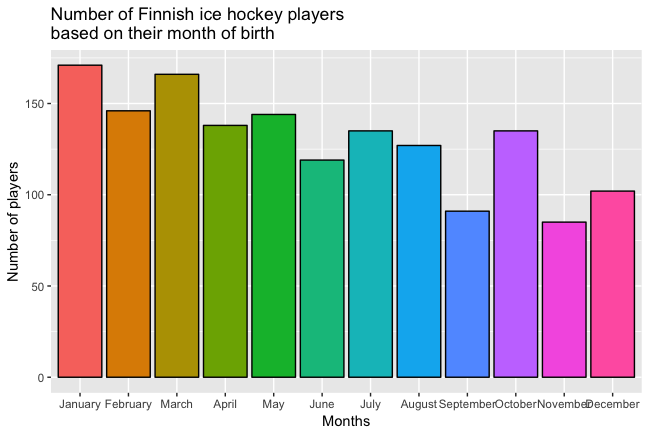

Source code (R):
setwd("C:/Users/Reina Borst/Desktop/UCU sem 4/Data Analysis for LAS/Group Project")
library(tidyverse)
library(plyr)

#Select only Canada in CLI
us2 <- read.csv('us_only2.csv')

#Make sure birth dates are recognised as dates
us_adapted <- us2 %>%
  mutate(
    dates = as.Date(birthDate),
    months = format(dates,'%m')
  )

us_adapted$months <- revalue(us_adapted$months, c("01"="1"))
us_adapted$months <- revalue(us_adapted$months, c("02"="2"))
us_adapted$months <- revalue(us_adapted$months, c("03"="3"))
us_adapted$months <- revalue(us_adapted$months, c("04"="4"))
us_adapted$months <- revalue(us_adapted$months, c("05"="5"))
us_adapted$months <- revalue(us_adapted$months, c("06"="6"))
us_adapted$months <- revalue(us_adapted$months, c("07"="7"))
us_adapted$months <- revalue(us_adapted$months, c("08"="8"))
us_adapted$months <- revalue(us_adapted$months, c("09"="9"))

us_adapted2 <- us_adapted %>%
  mutate(
    month_text = case_when(
      months == 1 ~ 'January',
      months == 2 ~ 'February',
      months == 3 ~ 'March',
      months == 4 ~ 'April',
      months == 5 ~ 'May',
      months == 6 ~ 'June',
      months == 7 ~ 'July',
      months == 8 ~ 'August',
      months == 9 ~ 'September',
      months == 10 ~ 'October',
      months == 11 ~ 'November',
      months == 12 ~ 'December'
    )
  )

us_adapted2$abbmonths <- factor(us_adapted2$month_text, levels = c("January", "February", "March", "April", "May", "June", "July", "August", "September", "October", "November", "December"))

ggplot() +
  geom_bar(data=us_adapted2, mapping=aes(x=abbmonths, fill=abbmonths), colour='black') +
  scale_fill_brewer(palette="Set3") +
  scale_fill_discrete(name="Months") +
  theme(legend.position = "none") +
  labs(title = "Number of Finnish ice hockey players \nbased on their month of birth", x = "Months", y = "Number of players")
